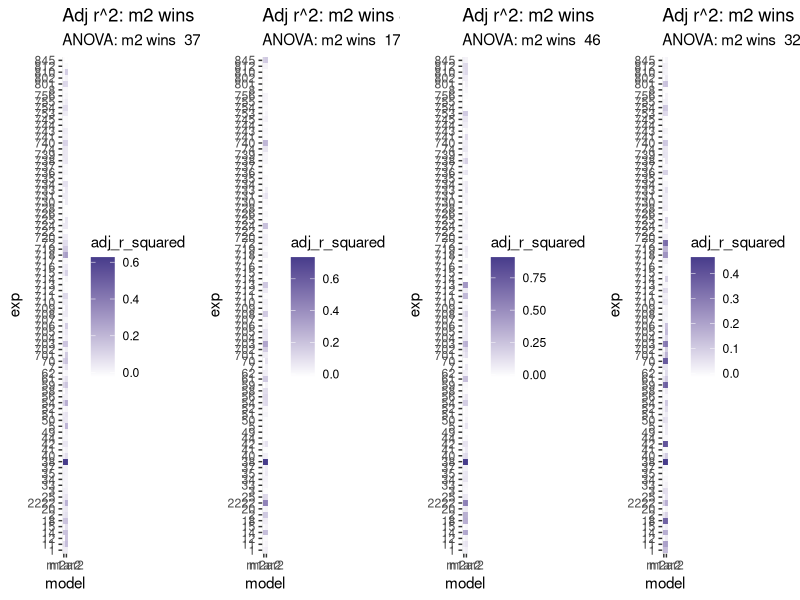
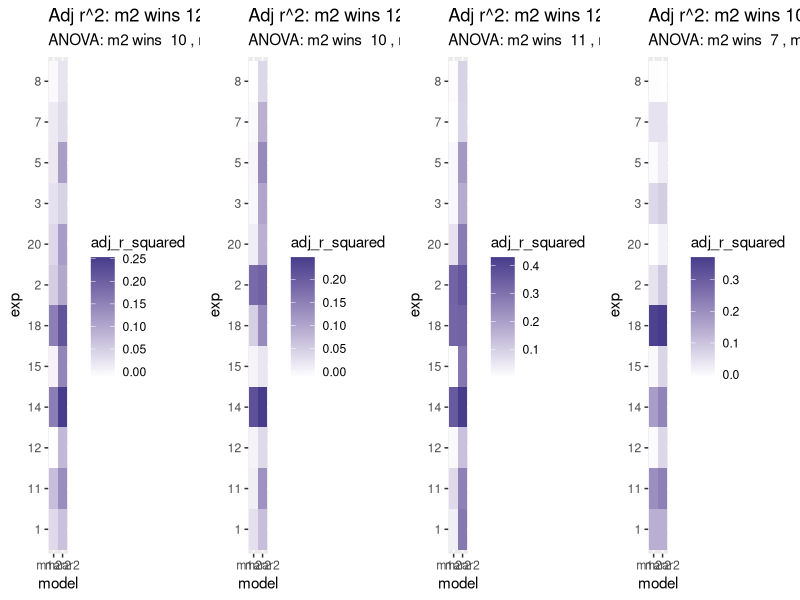
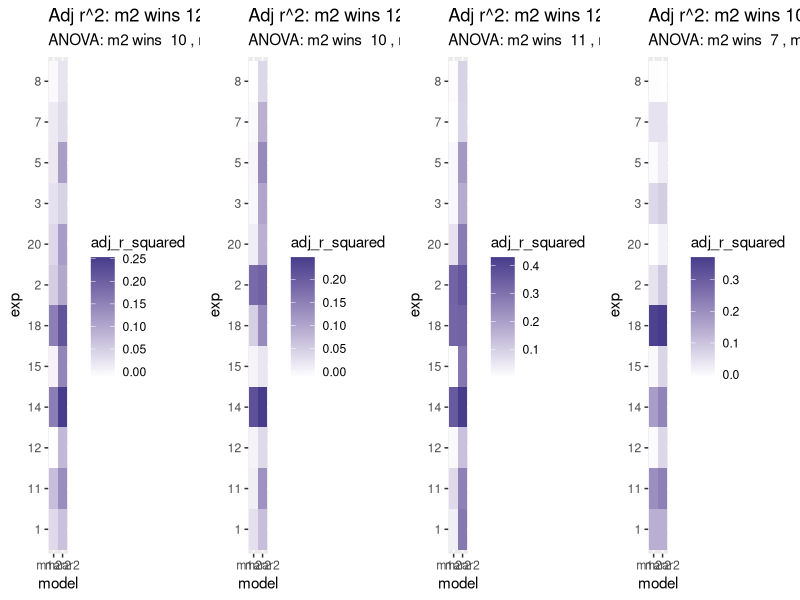
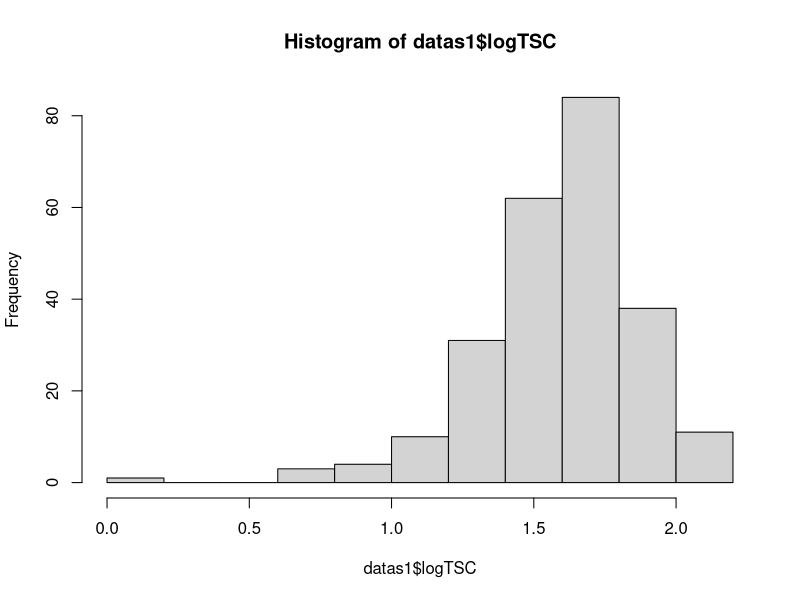
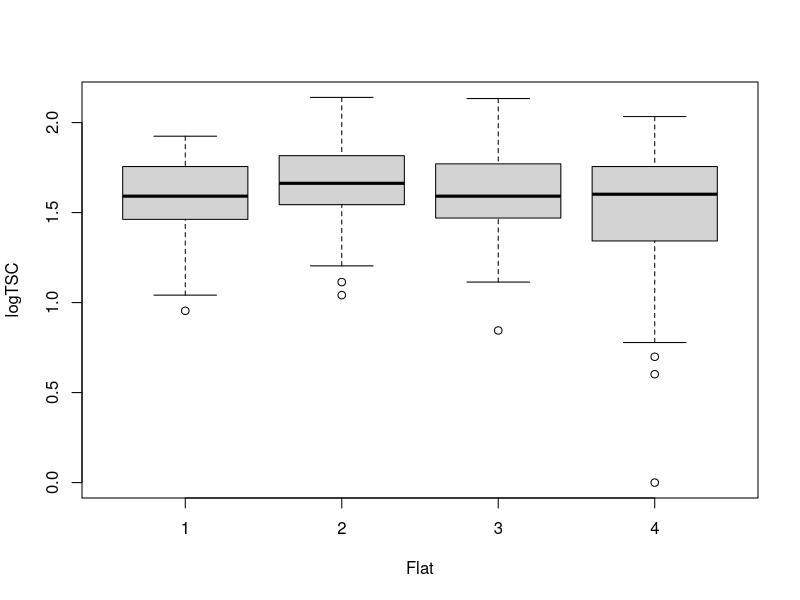
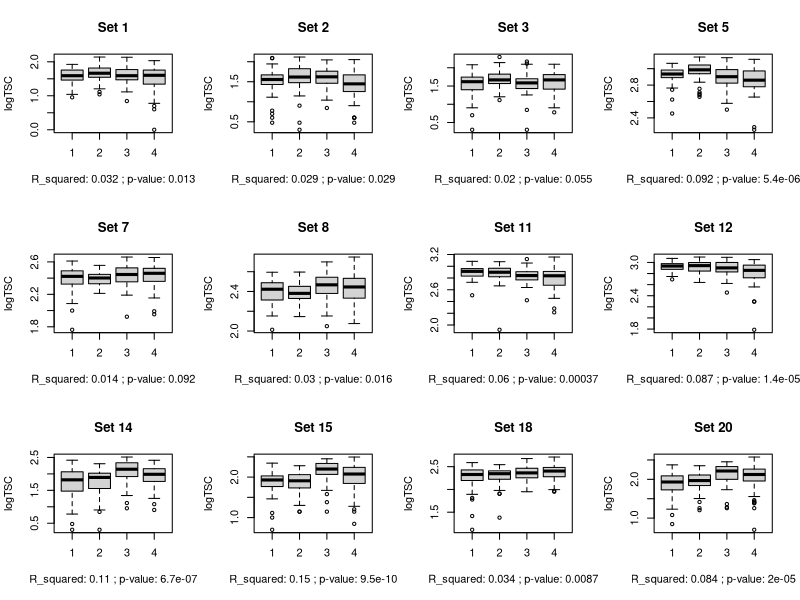
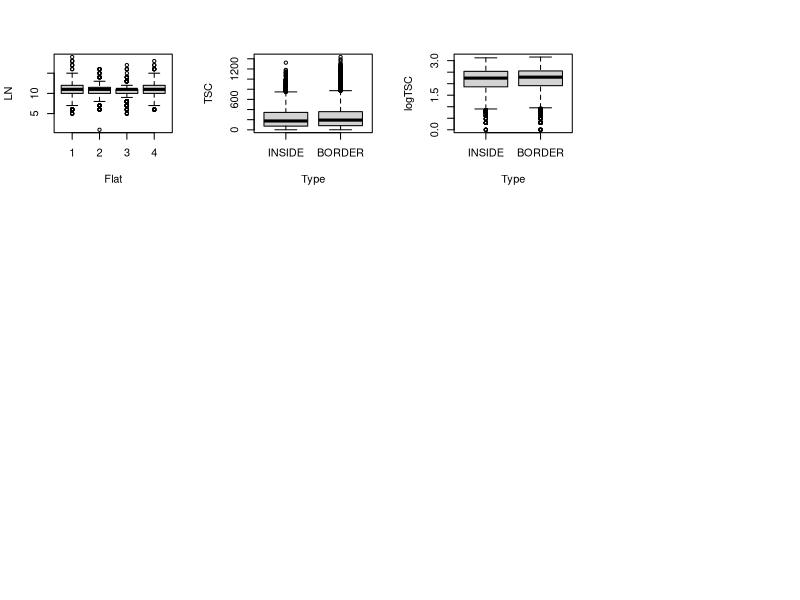

The R source for these figures, in order: (Note: this script raises an error after producing the figures.)
# Script to get epistasis results from Arabidopsis fitness data
# on duplicated homologous genes. 
# By E Siler

## 1. Load libraries ----
library(lme4)
library(ggplot2)
library(dplyr)
library(ggpubr)
library(tidyr)
library(gridExtra)

## 2. Load data ----
data = read.delim("data/Fitness_data_83_sets_24Jan2023.txt", sep = "\t", header = T)


## 3. Format data for analysis ----
numeric_cols <- c('LN', 'WO', "SPF", 'TSC', 'SH')
factor_cols <- c('Set', 'Flat', 'Row', 'Type', 'Genotype', 'MA', 'MB', 'Subline')

data <- data %>% mutate_at(numeric_cols, as.numeric)
data <- data %>% mutate_at(factor_cols, as.factor)

data$MA <- as.integer(data$MA == 'MUT')
data$MB <- as.integer(data$MB == 'MUT')
data$DM <- as.integer(data$Genotype == 'DM')

#I want INSIDE to be the default type (vs BORDER)
levels(data$Type) <- c('INSIDE', 'BORDER')

# create log total seed count 
data$logTSC <- log10(data$TSC)
data <- subset(data, is.finite(data$logTSC)) #remove nans

#In Sets, change 2r to 2222 (it is a repeat of exp 2)
level_2r <- which(levels(data$Set) == '2r')
levels(data$Set)[level_2r] <- 2222

#the setlist is the list of plant sets I'm looking at. 
#Should review this -- supposedly contain duplicate genes. 
setlist <- as.character(sort(as.integer(levels(data$Set))))
sets_with_flats <- as.character(sort(as.integer(as.character(unique(data$Set[data$Flat == '2'])))))
sets_without_flats <- setlist[!(setlist %in% sets_with_flats)]


#Load in manual gene name data.
genenamekey <- read.csv('data/genenamekey_cleaned.csv', header = T)
genenamekey <- select(genenamekey, -1)
tail(genenamekey)

#Convert sets to integer to merge w genenamekey dataset
data$Set_int <- as.integer(as.character(data$Set))

#Merge data with gene name dataset
dataj <- left_join(data, genenamekey, by=c('Set_int' = 'Set'))

# remove extra columns. rename columns. 
data <- select(dataj, -Set_int)
data <- rename(data,locusA = MA.y)
data <- rename(data,locusB = MB.y)
data <- rename(data, MA = MA.x, MB = MB.x)

factor_cols_2 <- c('locusA', 'locusB', 'ma', 'mb', 'ma2', 'mb2', 'mutant_name')
data <- data %>% mutate_at(factor_cols_2, as.factor)

rm(dataj)
tail(data)
str(data)

## 4. Generate Models ----
f.tsc <- formula(logTSC ~ MA + MB + DM )
f.tsc.e <- formula(logTSC ~ MA + MB + DM + Type)
f.tsc.f <- formula(logTSC ~ MA + MB + DM + Flat)
f.tsc.ef <- formula(logTSC ~ MA + MB + DM + Type + Flat)
tsc_formulas <- c(f.tsc, f.tsc.e, f.tsc.f, f.tsc.ef)

f.ln <- formula(log10(LN) ~ MA + MB + DM)
f.ln.e <- formula(log10(LN) ~ MA + MB + DM + Type)
f.ln.f <- formula(log10(LN) ~ MA + MB + DM + Flat)
f.ln.ef <- formula(log10(LN) ~ MA + MB + DM + Type + Flat)

f.dtb <- formula(log10(DTB) ~ MA + MB + DM)
f.dtb.e <- formula(log10(DTB) ~ MA + MB + DM + Type)
f.dtb.f <- formula(log10(DTB) ~ MA + MB + DM + Flat)
f.dtb.ef <- formula(log10(DTB) ~ MA + MB + DM + Type + Flat)

f.spf <- formula(log10(SPF) ~ MA + MB + DM)
f.spf.e <- formula(log10(SPF) ~ MA + MB + DM + Type)
f.spf.f <- formula(log10(SPF) ~ MA + MB + DM + Flat)
f.spf.ef <- formula(log10(SPF) ~ MA + MB + DM + Type + Flat)

#Make a collection of dummy df for model prediction
#Dummy matrix for predictions
df_pred_dummy <- data.frame(MA  = c(0,1,0,1),
                            MB = c(0,0,1,1),
                            DM = c(0,0,0,1)
)
rownames(df_pred_dummy) = c("WT", "MA", "MB", "DM")

df_pred_dummy.e <- data.frame(MA  = c(0,1,0,1),
                            MB = c(0,0,1,1),
                            DM = c(0,0,0,1),
                            Type = c("INSIDE","INSIDE","INSIDE","INSIDE")
)
rownames(df_pred_dummy.e) = c("WT", "MA", "MB", "DM")
df_pred_dummy.e

df_pred_dummy.f <- data.frame(MA  = c(0,1,0,1),
                              MB = c(0,0,1,1),
                              DM = c(0,0,0,1),
                              Flat = c('1','1','1','1')
)

rownames(df_pred_dummy.f) = c("WT", "MA", "MB", "DM")
df_pred_dummy.f

rownames(df_pred_dummy) = c("WT", "MA", "MB", "DM")

df_pred_dummy.ef <- data.frame(MA  = c(0,1,0,1),
                              MB = c(0,0,1,1),
                              DM = c(0,0,0,1),
                              Type = c("INSIDE","INSIDE","INSIDE","INSIDE"),
                              Flat = c('1','1','1','1')
)
rownames(df_pred_dummy.ef) = c("WT", "MA", "MB", "DM")
df_pred_dummy.ef



## 5. Model Comparison and Selection: CAN SKIP TO PART 7 HERE----

#takes experiment number, dataframe, and two fomulas
#returns model 1 adjusted r-squared,
#model 2 adjusted r-squared, and
#anova p-value
mod_comp_fit <- function(exp, df, f1, f2){
  dfsubset <- subset(df, Set == exp)
  m1 <- lm(f1, dfsubset) 
  m2 <- lm(f2, dfsubset)
  sm1 <- summary(m1)
  sm2 <- summary(m2)
  a <- anova(m1,m2)
  m1ar2 <- sm1$adj.r.squared
  m2ar2 <- sm2$adj.r.squared
  apval <- a$`Pr(>F)`[2]
  results <- data.frame(exp, m1ar2, m2ar2, apval)
  #print(results)
  return(results)
}

#mod_comp_fit(11, data, f.tsc, f.tsc.e) #test data

#Input data, list of experiments, and formulas
#Output a dataframe of model comp stats
mod_comp_fit_loop <- function(explist, df, f1, f2){
  dfr = NULL
  for(i in explist){
    r <- mod_comp_fit(i,df=df,f1=f1,f2=f2)
    dfr=rbind(dfr, r)
  }
  return(dfr)
}

## 6. Generate model comparison heat maps----
make_r2_heatmap <- function(df, main='Title'){
  #number with significant pvals from anova
  edge_exps <- df$exp[(df$apval < .05)]
  no_edge_exps <- df$exp[(df$apval >= .05)]
  nume <- length(edge_exps)
  numnoe <- length(no_edge_exps)
  #number where adj r2 is higher for edge model
  nume2 <- sum(df$m2ar2 > df$m1ar2)
  numnoe2 <- sum(df$m2ar2 <= df$m1ar2)
  #SUMMARY DATA
  r <- paste('ANOVA: m2 wins ', nume, 
             ', m1 wins ', numnoe)
  r2 <- paste('Adj r^2: m2 wins', nume2,
              ', m1 wins ', numnoe2)
  #convert to long for heatmap I guess
  df_m <- df %>% pivot_longer(cols= c('m1ar2', 'm2ar2'),
                              names_to='model',
                              values_to='adj_r_squared')
  #CREATE PLOT
  ggplot(df_m, aes(model, exp, fill=adj_r_squared)) +
    geom_tile() +
    scale_fill_gradient(low="white", high="slateblue4") +
    labs(title = r2, subtitle = r)
}

#### 6a: Edge vs. no edge----
#make dfs for model comps
df_comp_tsc_edge <- mod_comp_fit_loop(setlist, data, f.tsc, f.tsc.e)
df_comp_ln_edge <- mod_comp_fit_loop(setlist, data, f.ln, f.ln.e)
df_comp_dtb_edge <- mod_comp_fit_loop(setlist, data, f.dtb, f.dtb.e)
df_comp_spf_edge <- mod_comp_fit_loop(setlist, data, f.spf, f.spf.e)

#Generates model comp heat maps and results
#for edge effects with different y variables
p9 <- make_r2_heatmap(df_comp_tsc_edge)
p10 <- make_r2_heatmap(df_comp_ln_edge)
p11 <- make_r2_heatmap(df_comp_dtb_edge)
p12 <- make_r2_heatmap(df_comp_spf_edge)

grid.arrange(p9, p10, p11, p12, nrow=1)
#conclusion: inconclusive

#### 6b: Flat vs. No Flat ----
df_comp_tsc_flat <- mod_comp_fit_loop(sets_with_flats, data, f.tsc, f.tsc.f)
df_comp_ln_flat <- mod_comp_fit_loop(sets_with_flats, data, f.ln, f.ln.f)
df_comp_dtb_flat <- mod_comp_fit_loop(sets_with_flats, data, f.dtb, f.dtb.f)
df_comp_spf_flat <- mod_comp_fit_loop(sets_with_flats, data, f.spf, f.spf.f)

p1 <- make_r2_heatmap(df_comp_tsc_flat)
p2 <- make_r2_heatmap(df_comp_ln_flat)
p3 <- make_r2_heatmap(df_comp_dtb_flat)
p4 <- make_r2_heatmap(df_comp_spf_flat)

grid.arrange(p1,p2,p3,p4,nrow=1)
#Conclusion: include flat

#### 6c: Flat with and without edge effects----
df_comp_tsc_flat_e <- mod_comp_fit_loop(sets_with_flats, data, f.tsc.f, f.tsc.ef)
df_comp_ln_flat_e <- mod_comp_fit_loop(sets_with_flats, data, f.ln.f, f.ln.ef)
df_comp_dtb_flat_e <- mod_comp_fit_loop(sets_with_flats, data, f.dtb.f, f.dtb.ef)
df_comp_spf_flat_e <- mod_comp_fit_loop(sets_with_flats, data, f.spf.f, f.spf.ef)

p5 <- make_r2_heatmap(df_comp_tsc_flat)
p6 <- make_r2_heatmap(df_comp_ln_flat)
p7 <- make_r2_heatmap(df_comp_dtb_flat)
p8 <- make_r2_heatmap(df_comp_spf_flat)

grid.arrange(p5,p6,p7,p8,nrow=1)
#Conclusion: Always separate out flat experiments and include flat. 


#Run analysis with and without edge effects. 
#### 6d: EDA Model Comparison ----

#subset set 1
datas1 <- subset(data, data$Set == 1)

#PLot data -- flat doesn't look that important
hist(datas1$logTSC)
plot(logTSC ~ Flat, data = datas1)

#No significant difference caused by flat show in this model
mod1 <- lm(logTSC ~ Flat, data=datas1)
summary(mod1)

#Compare model w and w/out flat
mod2 <- lm(logTSC ~ MA + MB + DM + Flat, data=datas1, na.action = na.exclude)
mod3 <- lmer(logTSC ~ MA + MB + DM + (1|Flat), data=datas1, na.action = na.exclude)

summary(mod2)
summary(mod3)

anova(mod1, mod2)

##Function to plot effects of flat

flatfunclogTSC <- function(x) {
  datan <- subset(data, data$Set == x)
  modn <- lm(logTSC ~ Flat, data=datan)
  modn <- summary(modn)
  r_squared <- modn$adj.r.squared
  P_val <- pf(modn$fstatistic[1],              # Applying pf() function
     modn$fstatistic[2],
     modn$fstatistic[3],
     lower.tail = FALSE)
  stats <- paste("R_squared:", signif(r_squared, digits=2),";", "p-value:", signif(P_val,digits=2))
  plot(logTSC ~ Flat, data = datan, main = paste("Set",x), xlab=stats)
}

#flatfunclogTSC(20)


par(mfrow = c(3, 4))
for (i in sets_with_flats) {
  flatfunclogTSC(i)
}

data_from_flats <- subset(data, data$Set %in% sets_with_flats)

plot(LN ~ Flat, data = data_from_flats)
m_allflats <- lm(LN ~ Flat, data = data_from_flats)
summary(m_allflats)
#add gene names
#Change sig_score to something else

#do this analysis for the mapk data
#(and make cool heat map for same)

plot(TSC ~ Type, data=data)
plot(logTSC ~ Type, data=data)

m_edgemiddle <- lm(TSC ~ Type, data=data)
summ <- summary(m_edgemiddle)
summ$adj.r.squared
p <- pf(summ$fstatistic[1],              # Applying pf() function
   summ$fstatistic[2],
   summ$fstatistic[3],
   lower.tail = FALSE)

#~~~~~~~~~~~~~~~~~~~~~~~~~~~~~~~~~~~~~~~~~~~~~~~~~~~~~~~~~~~~~~~~~~~~~~~~~~~~~~~~~

## 7. Get epistasis results and crank out graphs ----

# should be a total of 8 figs as currently requested
#tsc, ln, dtb, and spf with and without edge effects. 
#But exps with flat effect need to be modeled separately 

### Get epistasis stats and generate results df ----


#1. Get_epi_stats. Gets epistasis values for plant set. 
# Returns a vector of relevant values

#Dummy matrix for predictions

get_epi_stats <- function(plantset, formula, df_pred, df){
  dfsubset <- subset(df, Set == plantset)
  model <- lm(formula, data=dfsubset, na.action = na.exclude)
  #Extract stats
  e_est <- as.numeric(coef(model)['DM'])
  lowerCI <- confint(model)[4,1]
  upperCI <- confint(model)[4,2]
  rsquared <- summary(model)$adj.r.squared
  pval_e <- as.numeric(summary(model)$coefficients[,4]['DM'])
  
  pred_fit = predict(model, df_pred, interval="confidence") 
  pred_rel_fit = pred_fit/pred_fit[1,1]
  
  pvals <- summary(model)$coefficients[,4][1:4]
  #Return stats
  result <- c(plantset, e_est, lowerCI, upperCI, rsquared, pval_e, pred_rel_fit, pvals)

  return(result)
}

tmp <- get_epi_stats(5, f.tsc.f, df_pred_dummy.f, data) #Need to make dummy frame flexible based on model
tmp
length(tmp)

for (i in sets_with_flats){
  v <- get_epi_stats(i, formula=f.tsc, df=data, df_pred=df_pred_dummy)
  resultlist[[i]] <- as.numeric(v)
}

#2. Gets all epistasis values for trait. 
# Returns a dataframe w epistasis values that you can then plot with plot_epi_forest
get_epistasis_for_formula <- function(plantsets, formula, df_pred, df) {
  
  resultlist <- list()
  
  for (i in plantsets){
    v <- get_epi_stats(i, formula=formula, df=df, df_pred=df_pred)
    resultlist[[i]] <- as.numeric(v)
  }
  these_rownames =  c('Set', 'e_est', 'lowerCI', 'upperCI', 'rsquared', 'pval_e', 
                      'WT_w', 'MA_w', 'MB_w', 'DM_w', 
                      'WT_w_lci', 'MA_w_lci', 'MB_w_lci', 'DM_w_lci', 
                      'WT_w_uci', 'MA_w_uci', 'MB_w_uci', 'DM_w_uci',
                      'pval_int', 'pval_MA', 'pval_MB', 'pval_DM')
  #QC: All sets must actually have enough data to have the full amount of results
  resultlist = resultlist[lengths(resultlist) == length(these_rownames)]
  
  
  df_result <- as.data.frame(t(as.data.frame(resultlist, 
                                             row.names = these_rownames,
                                             byrow=FALSE)))
  #Order by epi value
  df_results <- arrange(df_result, e_est)
  df_results$row <- c(1:1:dim(df_results)[1])
  df_results <- df_results %>% mutate(Epistasis_Direction = case_when(lowerCI < 0 & upperCI < 0  ~ 'Negative',
                                                                      lowerCI > 0 & upperCI > 0 ~ 'Positive',
                                                                      lowerCI <=  0 & upperCI >= 0 ~ 'Not Detected'))
  #Add gene names
  set_key = unique(df[c("Set","mutant_name")])
  df_results = merge(df_results, set_key, sort=FALSE)
  #Return results
  return(df_results)
}

r.df.tsc.f <- get_epistasis_for_formula(sets_with_flats, f.tsc.f, df_pred_dummy.f, data)
r.df.tsc.f

#test
#test_results2 <- get_epistasis_for_formula(sets_without_flats, f.dtb, df_pred_dummy, data)
#tail(test_results2)

#


# Make forest plots ----

# plot_epi_forest: This function makes a rad epistasis forest plot for all the genes. Woohoo!
# Returns a ggplot plot
plot_epi_forest <- function(epi_data, main="Title") {
  print(str(epi_data))
  plot <- ggplot(epi_data, aes(y = row, x = e_est, color=Epistasis_Direction, ymin=1, ymax=dim(epi_data)[1])) +
    geom_point(shape = 18, size = 3) +  
    geom_errorbarh(aes(xmin = lowerCI, xmax = upperCI), height = 0.5) +
    geom_vline(xintercept = 0, color = "black", cex = .5) +
    scale_y_continuous(name = "Gene Pair", 
                       breaks=1:dim(epi_data)[1], 
                       labels = epi_data$Set, 
                       trans = "reverse", 
                       expand = c(0,0.5)) +
    ggtitle(main) +
    xlab("Epistasis Value [95% CI]") +
    scale_color_manual('Epistasis\nDirection',values = c("#D9027D", 'black', 'blue')) +
    theme_bw() +
    theme(panel.border = element_blank(),
          panel.background = element_blank(),
          panel.grid.major = element_blank(), 
          panel.grid.minor = element_blank(), 
          axis.line = element_line(colour = "black"),
          axis.text.y.left = element_text(size = 10, colour = "black"),
          axis.text.y = element_text(size = 12, colour = "black"),
          axis.text.x.bottom = element_text(size = 10, colour = "black"),
          axis.title.x = element_text(size = 12, colour = "black"))
  plot
}

plot_epi_forest(test_results2, main="Test/Sample Plot")


#### Figures ----

#Results Plotting Function DELUX EDITION!!!
forest_plot_delux <- function(f1_flats, f2_notflats, main="Title"){
  df_f <- get_epistasis_for_formula(sets_with_flats, f1_flats)
  df_wof <- get_epistasis_for_formula(sets_without_flats, f2_notflats)
  df2 <- rbind(df_f, df_wof)
  df2 <- arrange(df2, e_est)
  df2['row'] <- (1:(dim(df2)[1]))
  fplot <- plot_epi_forest(df2, main = main)           
  return(fplot)
}

forest_plot_delux(f.tsc.ef, f.tsc.e, "Epistasis | Total Seed Count | With Edge Effects")


#TSC results not edgy
efp_tsc <- forest_plot_delux(f.tsc.f, f.tsc, "Epistasis | Total Seed Count | No Edge Effects")

#TSC results edgy
efp_tsc_e <- forest_plot_delux(f.tsc.ef, f.tsc.e, "Epistasis | Total Seed Count | With Edge Effects")

#DTB results not edgy
efp_dtb <- forest_plot_delux(f.dtb.f, f.dtb, "Epistasis | Days To Bolt | No Edge Effects")

#DTB results edgy
efp_dtb_e <- forest_plot_delux(f.dtb.ef, f.dtb.e, "Epistasis | Days To Bolt | With Edge Effects")

#LN results not edgy
efp_ln <- forest_plot_delux(f.ln.f, f.ln, "Epistasis | Leaf Number | No Edge Effects")

#LN results edgy
efp_ln_e <- forest_plot_delux(f.ln.ef, f.ln.e, "Epistasis | Leaf Number | With Edge Effects")

#SPF results not edgy
efp_spf <- forest_plot_delux(f.spf.f, f.spf, "Epistasis | Seeds Per Fruit | No Edge Effects")

#SPF results edgy
efp_spf_e <- forest_plot_delux(f.spf.ef, f.spf.e, "Epistasis | Seeds Per Fruit | With Edge Effects")

## Multiplots THE BIG PIG!~~~~

#ggarrange(efp_tsc, efp_tsc_e, nrow=1, legend='right',common.legend = TRUE)
#ggarrange(efp_dtb, efp_dtb_e, nrow=1, legend='right',common.legend = TRUE)
#ggarrange(efp_ln, efp_ln_e, nrow=1, legend='right',common.legend = TRUE)
#ggarrange(efp_spf, efp_spf_e, nrow=1, legend='right',common.legend = TRUE)
# Use models w no edge effects. Edge effects -> supplement

## Create Forest Plots W Gene Names That Compare Different Fitness Values ----
ggarrange(efp_tsc_e, efp_dtb_e, efp_ln_e, efp_spf_e,nrow=1,legend='right',common.legend=T)

#Step 1: Get Y scale from efp_tcs_e
#hack to extract y axis order
forest_plot_delux_axishack <- function(f1_flats, f2_notflats, main="Title"){
  df_f <- get_epistasis_for_formula(sets_with_flats, f1_flats)
  df_wof <- get_epistasis_for_formula(sets_without_flats, f2_notflats)
  df2 <- rbind(df_f, df_wof)
  df2 <- arrange(df2, e_est)
  df2['row'] <- (1:(dim(df2)[1]))
  return(df2$Set)
}
common_y_axis <- (forest_plot_delux_axishack(f.tsc.ef, f.tsc.e, "Epistasis | Total Seed Count | With Edge Effects"))

common_y_axisf <- as.factor(common_y_axis)
#only changes lables, doesn't change y order
#Does not work


efp_dtb_eo <- efp_dtb_e + scale_y_continuous(name="help!",
                                             breaks=1:length(common_y_axis),
                                             limits = common_y_axisf,
                                             labels = common_y_axis,
                                             )

ggarrange(efp_dtb_e, efp_dtb_eo, efp_tsc_e, nrow=1)

scale_y_continuous(name = "Gene Pair", 
                   breaks=1:dim(epi_data)[1], 
                   labels = epi_data$Set, 
                   trans = "reverse", 
                   expand = c(0,0.5)) 
  
  
  
# Is the coefficient for A and B fitness in the linear model  their relative fitness? ----

# 1. Get mean relative fitness (for set 38 as an example)
dataset38 = data[which(data$Set==38), ]

means_set38 = dataset38 %>%
  group_by(Genotype) %>%
  summarise_at(vars(TSC, logTSC, DTB, SN, SPF), list(mean = mean))

means_set38

rel_fitness_38 = means_set38 %>% mutate(across(where(is.numeric), ~./.[Genotype == "WT"]))

# 2. Get lm coefficients for set 38
model38 <- lm(f.tsc, data=dataset38, na.action = na.exclude)

summary(model38)$coefficients[,4]

df_pred_dummy <- data.frame(MA  = c(0,1,0,1),
                  MB = c(0,0,1,1),
                  DM = c(0,0,0,1)
)
rownames(df_pred_dummy) = c("WT", "MA", "MB", "DM")
df_pred_dummy

pred_38 = predict(model38, df_pred_dummy, interval="confidence") ## Value estimates w confints!!!

wt_38_logtsc = pred_38[1,1]

correct_answer_38 = pred_38/wt_38_logtsc #Normalized! But is it legit to normalized confidence intervals? Seems sketchy.
correct_answer_38 ##GETS CORRECT REL FITNESS...BUT ARE CIs CORRECT? (result: Yes.)
rel_fitness_38

#PRE-NORMALIZE RESULTS TO WT AND COMPARE CIs

#normalize logTSC to WT
dataset38['logTSC.norm'] = dataset38['logTSC']/wt_38_logtsc
str(dataset38)
#Make model
f.tscnorm <- formula(logTSC.norm ~ MA + MB + DM )
model38norm <- lm(f.tscnorm, data=dataset38, na.action = na.exclude)
summary(model38norm)
pred_38_norm = predict(model38norm, df_pred_dummy, interval="confidence")
pred_38_norm
correct_answer_38 #Phew CIs are correct.
all.equal(pred_38_norm, correct_answer_38)

set_38_means_df = as.data.frame.array(correct_answer_38)
set_38_means_df['Genotype'] = rownames(set_38_means_df)

level_order <- c("WT", "MA", "MB", "DM")

#Relative Fitness Bargraph w error bars sample! 
ggplot(set_38_means_df, aes(x = factor(Genotype, level = level_order), y = fit)) +
  geom_col() + 
  geom_errorbar(aes(x=Genotype, ymin=lwr, ymax=upr), width=0.3, color="grey", size=1) + 
  xlab("Genotype") +
  ylab("Relative Fitness") +
  ggtitle("Set 38: Rglg1 and Rglg2") +
  theme_classic()
  
#Works! Hooray!!
#Get variables to make dummy table for predictions
summary(model38norm)

str(coef(model38norm))

length(f.dtb.ef)
f.dtb.ef[[1]]
f.dtb.ef[[2]]
pred_vars <- f.dtb.ef[[3]] #WOOHOOOOOOO!

pred_vars_c = deparse(pred_vars)

pred_vars = strsplit(pred_vars_c, " . ")[[1]]


#Okay now get string in a format that can be used to fill in a table ----


j#Fig 2: Multiplot of Fitness Values by Genotype ----
#1. Fix NAs (2222s)
#2. Normalized by WT fitness
#3. Code by epistasis value
#4. Add CIs/error bars
#5. Add titles
facetplotprelim <- function(Fitness_Value){
  p <- ggplot(data, aes(x=Genotype, y=Fitness_Value)) + 
    geom_bar(position = "dodge",
              stat = "summary",
              fun = "mean") +
    facet_wrap(~mutant_name) +
    scale_x_discrete(limits = c("WT", "MA", "MB", "DM")) +
    theme_bw()
  
  return(p)
  }

facetplotprelim(data$TSC)
facetplotprelim(data$logTSC)
facetplotprelim(data$DTB)
facetplotprelim(data$LN)
facetplotprelim(data$SPF)
  
str(data)
### A. Get results for non-edge models; B. make rel fit plots. ----

#A. Create results DFs for non-edge models

#Make epistasis and rel. fitness results dataframe combining sets with and without flats
get_rfit_results_df <- function(woflatfunc, wflatfunc, data, d1=df_pred_dummy, d2=df_pred_dummy.f){
  r.df <- get_epistasis_for_formula(sets_without_flats, woflatfunc, d1, data)
  r.df.f <- get_epistasis_for_formula(sets_with_flats, wflatfunc, d2, data)
  r.df.r <- rbind(r.df, r.df.f)
  r.df.r <- arrange(r.df.r, e_est)
  r.df.r$row <- c(1:1:dim(r.df.r)[1])
  return(r.df.r)
}

results.df.tsc <- get_rfit_results_df(woflatfunc = f.tsc, wflatfunc = f.tsc.f, data = data)
results.df.dtb <- get_rfit_results_df(woflatfunc = f.dtb, wflatfunc = f.dtb.f, data = data)
results.df.ln <- get_rfit_results_df(woflatfunc = f.ln, wflatfunc = f.ln.f, data = data)
results.df.spf <- get_rfit_results_df(woflatfunc = f.dtb, wflatfunc = f.ln.f, data = data)

#GET PLANT SET ORDER -- IMPORTANT
set.order <- r.df.tsc$Set
#B. Plotting Function


#C. Plots :)

